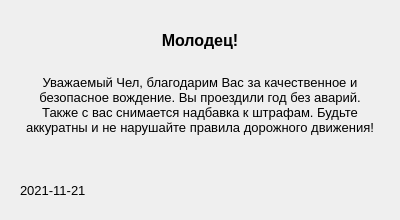
<?xml version="1.0" encoding="UTF-8"?>
<ui version="4.0">
 <class>GoodBoyForm</class>
 <widget class="QWidget" name="GoodBoyForm">
  <property name="geometry">
   <rect>
    <x>0</x>
    <y>0</y>
    <width>400</width>
    <height>220</height>
   </rect>
  </property>
  <property name="windowTitle">
   <string>Молодец!</string>
  </property>
  <widget class="QLabel" name="GoodBoyLabel">
   <property name="geometry">
    <rect>
     <x>0</x>
     <y>30</y>
     <width>400</width>
     <height>20</height>
    </rect>
   </property>
   <property name="font">
    <font>
     <pointsize>12</pointsize>
     <weight>75</weight>
     <bold>true</bold>
    </font>
   </property>
   <property name="text">
    <string>Молодец!</string>
   </property>
   <property name="alignment">
    <set>Qt::AlignCenter</set>
   </property>
  </widget>
  <widget class="QLabel" name="DescriptionLabel">
   <property name="geometry">
    <rect>
     <x>20</x>
     <y>60</y>
     <width>360</width>
     <height>90</height>
    </rect>
   </property>
   <property name="font">
    <font>
     <pointsize>10</pointsize>
    </font>
   </property>
   <property name="text">
    <string>Уважаемый Чел, благодарим Вас за качественное и безопасное вождение. Вы проездили год без аварий. Также с вас снимается надбавка к штрафам. Будьте аккуратны и не нарушайте правила дорожного движения!</string>
   </property>
   <property name="alignment">
    <set>Qt::AlignCenter</set>
   </property>
   <property name="wordWrap">
    <bool>true</bool>
   </property>
  </widget>
  <widget class="QLabel" name="label">
   <property name="geometry">
    <rect>
     <x>20</x>
     <y>180</y>
     <width>70</width>
     <height>20</height>
    </rect>
   </property>
   <property name="font">
    <font>
     <pointsize>10</pointsize>
    </font>
   </property>
   <property name="text">
    <string>2021-11-21</string>
   </property>
  </widget>
 </widget>
 <resources/>
 <connections/>
</ui>
